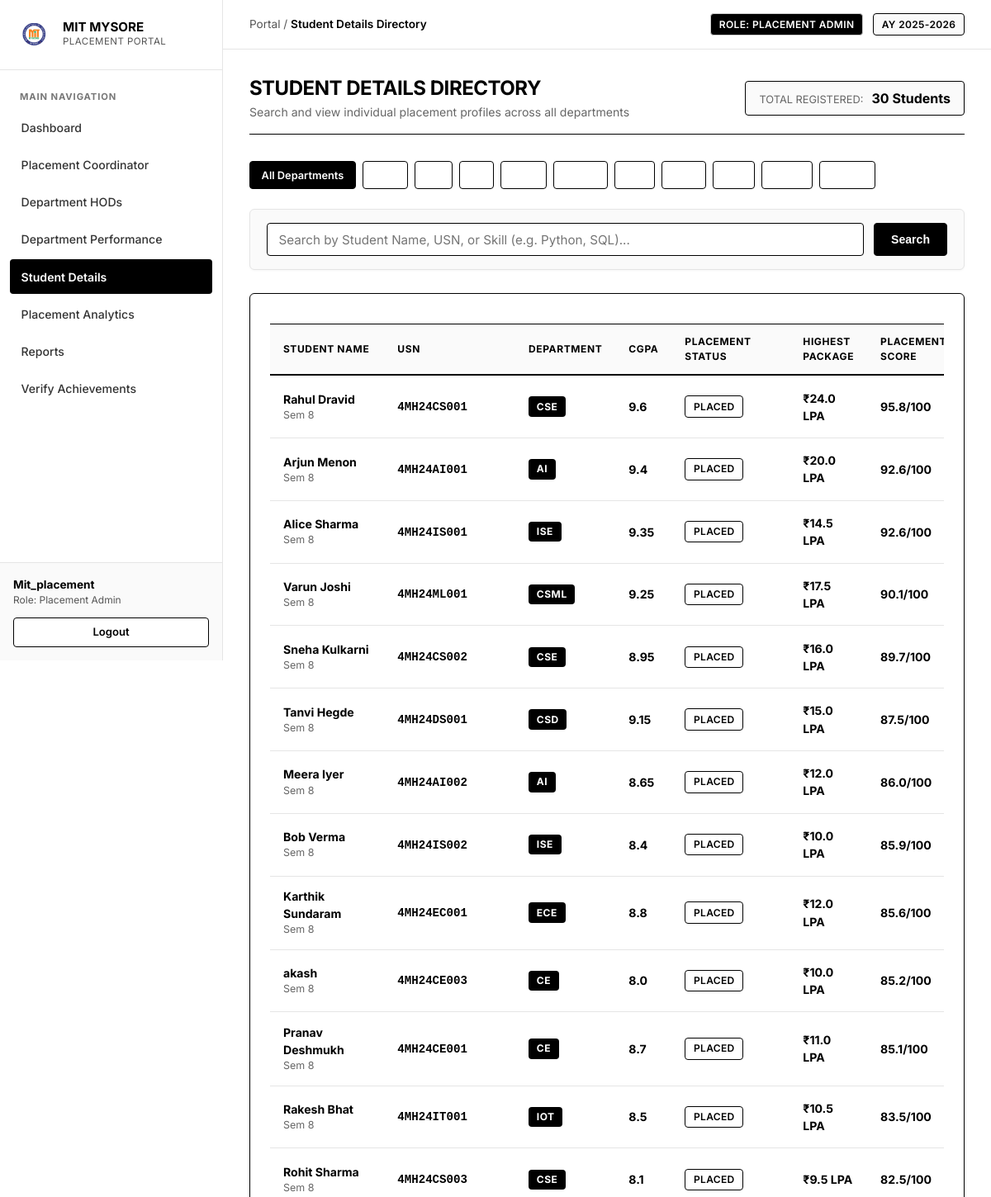
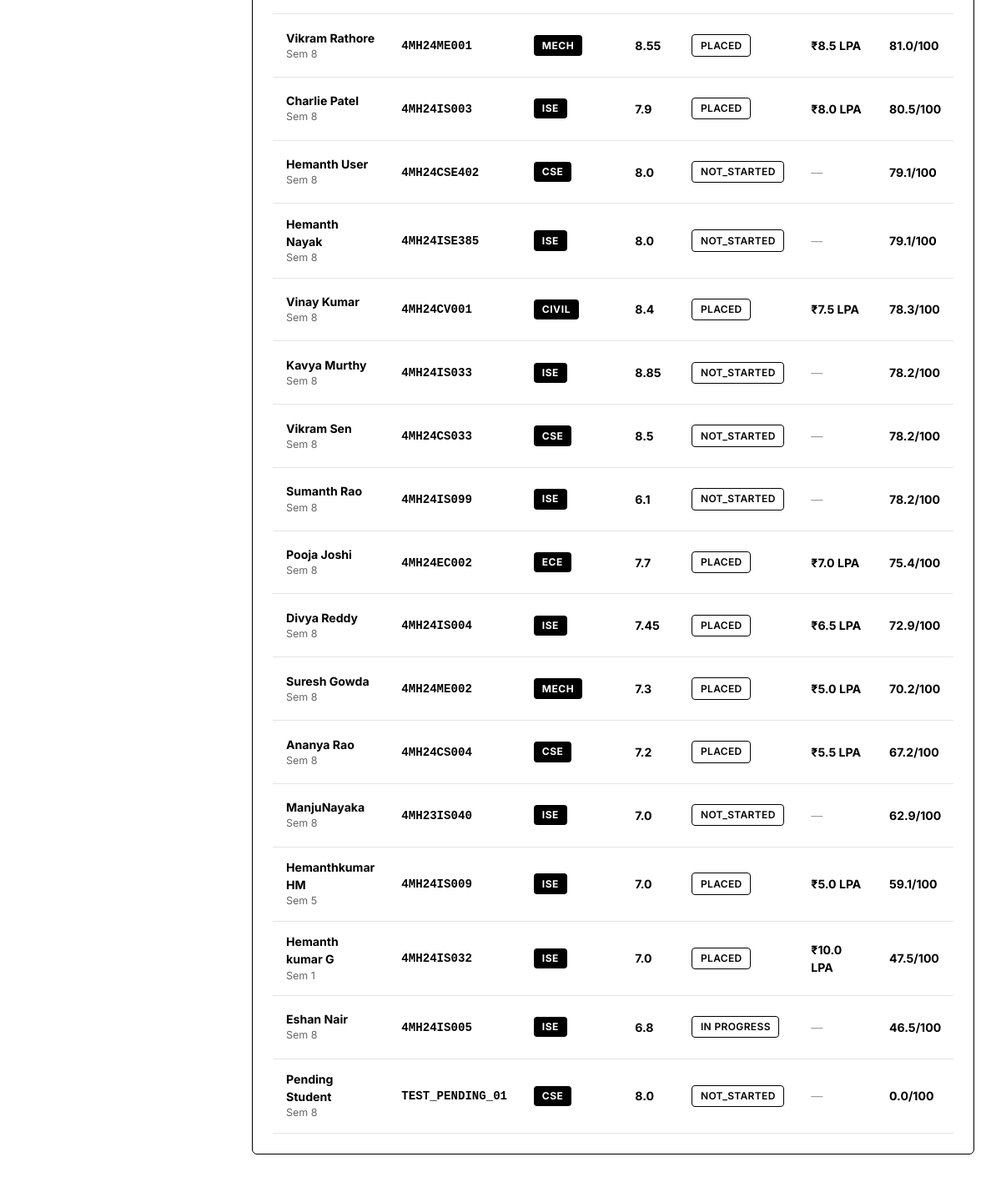
Page /portal/students (signed in) on the committed database (2 pictures, top to bottom).
### models.py (models this page shows, shortened)
class Student(db.Model):
    __tablename__ = 'students'
    usn = db.Column(db.String(20), primary_key=True)
    name = db.Column(db.String(100), nullable=False)
    mobile_number = db.Column(db.String(15), unique=True, nullable=False)
    email = db.Column(db.String(100), unique=True, nullable=True)
    department_id = db.Column(db.Integer, db.ForeignKey('departments.id'), nullable=False)
    semester = db.Column(db.Integer, default=8)
    cgpa = db.Column(db.Float, default=8.0)
    attendance = db.Column(db.Float, default=85.0)
    academic_score = db.Column(db.Float, default=82.0)
    skills = db.Column(db.String(255), default="Python, DSA, SQL")
    programming_languages = db.Column(db.String(255), default="Python, Java, C++")
    technical_skills = db.Column(db.String(255), default="Data Structures, DBMS, Web Development")
    certifications = db.Column(db.String(255), default="Cloud Computing, Full Stack Web Development")
    projects = db.Column(db.Text, default="Smart Placement Portal, AI Resume Screener")
    companies_attended = db.Column(db.Integer, default=0)
    companies_selected = db.Column(db.Integer, default=0)
    offers_count = db.Column(db.Integer, default=0)
    highest_package = db.Column(db.Float, default=0.0)  # in LPA
    average_package = db.Column(db.Float, default=0.0)  # in LPA
    placement_status = db.Column(db.String(50), default="NOT_STARTED") # PLACED, IN_PROCESS, NOT_STARTED, NOT_PLACED
    placement_approval_status = db.Column(db.String(50), default="APPROVED") # PENDING, APPROVED, REJECTED
    approved_by = db.Column(db.String(100), nullable=True)
    approved_at = db.Column(db.DateTime, nullable=True)
    rejected_by = db.Column(db.String(100), nullable=True)
    rejected_at = db.Column(db.DateTime, nullable=True)
    rejection_reason = db.Column(db.Text, nullable=True)
    resume = db.Column(db.String(255), default="Resume_Uploaded.pdf")
    performance = db.relationship('PerformanceRecord', backref='student', uselist=False, lazy=True)
    account_link = db.relationship('StudentAccountLink', backref='student', uselist=False, lazy=True)
    recommendations = db.relationship('LearningRecommendation', backref='student', lazy=True, order_by='LearningRecommendation.created_at.desc()')
    youtube_lessons = db.relationship('YouTubeLesson', backref='student', lazy=True, order_by='YouTubeLesson.created_at.desc()')
    quiz_attempts = db.relationship('QuizAttempt', backref='student', lazy=True, order_by='QuizAttempt.attempted_at.desc()')
    interview_sessions = db.relationship('MockInterviewSession', backref='student', lazy=True, order_by='MockInterviewSession.started_at.desc()')
    course_progress = db.relationship('StudentCourseProgress', backref='student', lazy=True, cascade='all, delete-orphan', order_by='StudentCourseProgress.saved_at.desc()')
    event_actions = db.relationship('StudentEventAction', backref='student', lazy=True, cascade='all, delete-orphan', order_by='StudentEventAction.updated_at.desc()')
    achievements = db.relationship('StudentAchievement', backref='student', lazy=True, cascade='all, delete-orphan', order_by='StudentAchievement.completion_date.desc()')
    notifications = db.relationship('StudentNotification', backref='student', lazy=True, cascade='all, delete-orphan', order_by='StudentNotification.created_at.desc()')
    preference = db.relationship('StudentPreference', backref='student', uselist=False, lazy=True, cascade='all, delete-orphan')
    provider_accounts = db.relationship('ExternalProviderAccount', backref='student', lazy=True, cascade='all, delete-orphan', order_by='ExternalProviderAccount.created_at.desc()')
    sync_logs = db.relationship('CertificateSyncLog', backref='student', lazy=True, cascade='all, delete-orphan', order_by='CertificateSyncLog.sync_started_at.desc()')
    @property
    def placement_score(self):
        if self.performance:
            return round(self.performance.overall_aggregate, 1)
        return 0.0

class Department(db.Model):
    __tablename__ = 'departments'
    id = db.Column(db.Integer, primary_key=True)
    code = db.Column(db.String(20), unique=True, nullable=False)
    name = db.Column(db.String(100), unique=True, nullable=False)
    hod_name = db.Column(db.String(100), default='Dr. HOD')
    hod_id = db.Column(db.String(50), default='HOD_01')
    hod_email = db.Column(db.String(100), default='hod@mitmysore.in')
    hod_phone = db.Column(db.String(30), default='+91 98450 11223')
    admins = db.relationship('Admin', backref='department', lazy=True)
    students = db.relationship('Student', backref='department', lazy=True)

class PerformanceRecord(db.Model):
    __tablename__ = 'performance_records'
    id = db.Column(db.Integer, primary_key=True)
    student_usn = db.Column(db.String(20), db.ForeignKey('students.usn'), nullable=False, unique=True)
    aptitude_score = db.Column(db.Float, default=0.0)
    gd_status = db.Column(db.Boolean, default=False)
    hr_status = db.Column(db.Boolean, default=False)
    coding_c_score = db.Column(db.Float, default=0.0)
    coding_java_score = db.Column(db.Float, default=0.0)
    coding_dsa_score = db.Column(db.Float, default=0.0)
    technical_interview_score = db.Column(db.Float, default=0.0)
    hr_score = db.Column(db.Float, default=0.0)
    @property
    def coding_overall_score(self):
        return round((self.coding_c_score + self.coding_java_score + self.coding_dsa_score) / 3.0, 1)
    @property
    def overall_aggregate(self):
        coding_avg = self.coding_overall_score
        tech_score = self.technical_interview_score if self.technical_interview_score > 0 else coding_avg
        hr_val = self.hr_score if self.hr_score > 0 else (90.0 if self.hr_status else 45.0)
        gd_val = 90.0 if self.gd_status else 45.0
        score = (self.aptitude_score * 0.25) + (coding_avg * 0.35) + (tech_score * 0.20) + (hr_val * 0.10) + (gd_val * 0.10)
        return round(score, 1)

### app.py (the view)
@app.route('/portal/students')
def portal_students():
    admin = get_current_admin()
    if not admin:
        return redirect(url_for('admin_login'))
    dept_code = request.args.get('dept_code', '').strip().upper()
    search_query = request.args.get('search', '').strip()
    q = Student.query
    if dept_code:
        dept = Department.query.filter_by(code=dept_code).first()
        if dept:
            q = q.filter_by(department_id=dept.id)
    if search_query:
        q = q.filter(
            (Student.usn.ilike(f"%{search_query}%")) |
            (Student.name.ilike(f"%{search_query}%")) |
            (Student.skills.ilike(f"%{search_query}%"))
        )
    students = sorted(q.all(), key=lambda s: (s.placement_score, s.highest_package), reverse=True)
    return render_template(
        'portal_students.html',
        active_page='students',
        admin=admin,
        students=students,
        selected_dept=dept_code,
        search_query=search_query
    )

### app.py (called while the page is built)
@app.before_request
def auto_redirect_to_authorized_domain():
    if not app.config.get('TESTING') and request.host.startswith('127.0.0.1'):
        target_url = request.url.replace('127.0.0.1:5000', 'localhost:5000', 1)
        return redirect(target_url, code=302)

@app.context_processor
def inject_student_notifications():
    unread_count = 0
    if session.get('student_usn'):
        try:
            unread_count = NotificationService.get_unread_count(session.get('student_usn'))
        except Exception:
            unread_count = 0
    return dict(unread_notifications_count=unread_count)

@app.after_request
def add_security_headers(response):
    if not request.path.startswith('/static/'):
        response.headers["Cache-Control"] = "no-cache, no-store, must-revalidate, max-age=0"
        response.headers["Pragma"] = "no-cache"
        response.headers["Expires"] = "0"
    else:
        response.headers["Cache-Control"] = "public, max-age=86400"
    response.headers["X-Content-Type-Options"] = "nosniff"
    response.headers["X-Frame-Options"] = "DENY"
    return response

def get_current_admin():
    if 'admin_id' not in session:
        return None
    return db.session.get(Admin, session['admin_id'])

### templates/portal_students.html (shortened to what this page needs)
{% extends 'portal_base.html' %}
{% block breadcrumb %}Student Details Directory{% endblock %}
{% block portal_content %}
<div style="display: flex; justify-content: space-between; align-items: center; margin-bottom: 2rem; flex-wrap: wrap; gap: 1rem; border-bottom: 1px solid #000; padding-bottom: 1rem;">
    <div>
        <h2 style="font-size: 1.5rem; font-weight: 700; color: #000; text-transform: uppercase;">Student Details Directory</h2>
        <p style="color: #666; font-size: 0.88rem; margin: 3px 0 0;">
            Search and view individual placement profiles across all departments
        </p>
    </div>
    <div style="background: #fafafa; border: 1px solid #000; padding: 0.5rem 1rem; border-radius: 4px;">
        <span style="color: #666; font-size: 0.8rem; text-transform: uppercase;">Total Registered:</span>
        <strong style="color: #000; font-size: 1rem; margin-left: 0.35rem;">{{ students|length }} Students</strong>
    </div>
</div>
<div style="display: flex; gap: 0.5rem; flex-wrap: wrap; margin-bottom: 1.5rem;">
    <a href="{{ url_for('portal_students') }}" class="btn" style="padding: 0.4rem 0.85rem; font-size: 0.8rem; {% if not selected_dept %}background: #000; color: #fff; border: 1px solid #000;{% else %}background: #fff; color: #000; border: 1px solid #000;{% endif %}">
        All Departments
    </a>
    {% for code in ['CSE', 'CE', 'AI', 'CSD', 'CSML', 'ISE', 'ECE', 'IOT', 'CIVIL', 'MECH'] %}
        <a href="{{ url_for('portal_students', dept_code=code) }}" class="btn" style="padding: 0.4rem 0.85rem; font-size: 0.8rem; {% if selected_dept == code %}background: #000; color: #fff; border: 1px solid #000;{% else %}background: #fff; color: #000; border: 1px solid #000;{% endif %}">
        </a>
    {% endfor %}
</div>
<div class="card" style="padding: 1rem 1.25rem; margin-bottom: 1.75rem; border: 1px solid #e5e5e5; background: #fafafa;">
    <form method="GET" action="{{ url_for('portal_students') }}" style="display: flex; gap: 0.75rem;">
        <input type="text" name="search" value="{{ search_query }}" placeholder="Search by Student Name, USN, or Skill (e.g. Python, SQL)..." class="form-control" style="flex: 1; padding: 0.6rem 0.85rem; border: 1px solid #000;">
        <button type="submit" class="btn" style="padding: 0.6rem 1.25rem; background: #000; color: #fff; border: 1px solid #000;">Search</button>
    </form>
</div>
<div class="card" style="border: 1px solid #000; padding: 1.5rem;">
    <div style="overflow-x: auto;">
        <table class="portal-table">
            <thead>
                <tr>
                    <th>Student Name</th>
                    <th>USN</th>
                    <th>Department</th>
                    <th>CGPA</th>
                    <th>Placement Status</th>
                    <th>Highest Package</th>
                    <th>Placement Score</th>
                </tr>
            </thead>
            <tbody>
                {% for st in students %}
                <tr onclick="window.location.href='{{ url_for('portal_student_details', usn=st.usn) }}'" style="cursor: pointer;">
                    <td>
                        <div style="font-weight: 700;">{{ st.name }}</div>
                        <div style="font-size: 0.78rem; color: #666;">Sem {{ st.semester }}</div>
                    </td>
                    <td>
                        <span style="font-family: monospace; font-weight: 600;">{{ st.usn }}</span>
                    </td>
                    <td>
                        <span class="badge-dept">{{ st.department.code }}</span>
                    </td>
                    <td><strong>{{ st.cgpa }}</strong></td>
                    <td>
                        <span class="badge" style="border: 1px solid #000; background: #fff; color: #000;">
                            {{ st.placement_status }}
                        </span>
                    </td>
                    <td>
                        {% if st.highest_package > 0 %}
                            <strong>₹{{ st.highest_package }} LPA</strong>
                        {% else %}
                            <span style="color: #999;">—</span>
                        {% endif %}
                    </td>
                    <td>
                        <div style="font-weight: 700;">{{ st.placement_score }}/100</div>
                    </td>
                </tr>
                {% else %}
                <tr>
                    <td colspan="8" style="text-align: center; padding: 2rem; color: #666;">
                        No students found matching your criteria.
                    </td>
                </tr>
                {% endfor %}
            </tbody>
        </table>
    </div>
</div>
{% endblock %}

### templates/portal_base.html (shortened to what this page needs)
<!DOCTYPE html>
<html lang="en">
<head>
    <link rel="stylesheet" href="{{ url_for('static', filename='css/style.css') }}">
</head>
<body>
    <div class="portal-layout">
        <aside class="portal-sidebar">
            <div class="portal-brand">
                <img src="{{ url_for('static', filename='images/mit_logo.png') }}" alt="MIT Mysore Logo" class="portal-brand-logo-img">
                <div>
                    <div class="portal-brand-title">MIT MYSORE</div>
                    <div class="portal-brand-subtitle">Placement Portal</div>
                </div>
            </div>
            <nav class="portal-nav">
                <div class="portal-nav-heading">Main Navigation</div>
                <a href="{{ url_for('portal_dashboard') }}" class="portal-nav-link {% if active_page == 'dashboard' %}active{% endif %}">
                    <span>Dashboard</span>
                </a>
                <a href="{{ url_for('coordinator_portal') }}" class="portal-nav-link {% if active_page == 'coordinator' %}active{% endif %}">
                    <span>Placement Coordinator</span>
                </a>
                <a href="{{ url_for('portal_hods') }}" class="portal-nav-link {% if active_page == 'hods' %}active{% endif %}">
                    <span>Department HODs</span>
                </a>
                <a href="{{ url_for('portal_performance') }}" class="portal-nav-link {% if active_page == 'performance' %}active{% endif %}">
                    <span>Department Performance</span>
                </a>
                <a href="{{ url_for('portal_students') }}" class="portal-nav-link {% if active_page == 'students' %}active{% endif %}">
                    <span>Student Details</span>
                </a>
                <a href="{{ url_for('portal_analytics') }}" class="portal-nav-link {% if active_page == 'analytics' %}active{% endif %}">
                    <span>Placement Analytics</span>
                </a>
                <a href="{{ url_for('portal_reports') }}" class="portal-nav-link {% if active_page == 'reports' %}active{% endif %}">
                    <span>Reports</span>
                </a>
                <a href="{{ url_for('admin_achievements_verification') }}" class="portal-nav-link {% if active_page == 'achievements_verification' %}active{% endif %}">
                    <span>Verify Achievements</span>
                </a>
            </nav>
            <div class="portal-sidebar-footer">
                <div class="portal-user-card">
                    <div class="portal-user-name">Mit_placement</div>
                    <div class="portal-user-role">Role: Placement Admin</div>
                </div>
                <a href="{{ url_for('admin_logout') }}" class="btn btn-secondary" style="width: 100%; font-size: 0.82rem; padding: 0.45rem;">
                    Logout
                </a>
            </div>
        </aside>
        <div class="portal-main">
            <header class="portal-topbar">
                <div class="portal-breadcrumb">
                    <a href="{{ url_for('portal_dashboard') }}">Portal</a>
                    <span>/</span>
                    <span style="font-weight: 600; color: #000;">{% block breadcrumb %}Dashboard{% endblock %}</span>
                </div>
                <div class="portal-topbar-actions">
                    <span class="badge" style="background: #000; color: #fff;">
                        Role: Placement Admin
                    </span>
                    <span class="badge" style="border: 1px solid #000;">
                        AY 2025-2026
                    </span>
                </div>
            </header>
            <div class="portal-container">
                {% block portal_content %}{% endblock %}
            </div>
        </div>
    </div>
</body>
</html>

### rows in the picture
Student: name "Rahul Dravid", semester "8", usn "4MH24CS001", department.code "CSE", cgpa "9.6", placement_status "PLACED", highest_package "24.0", placement_score "95.8"
Student: name "Arjun Menon", semester "8", usn "4MH24AI001", department.code "AI", cgpa "9.4", placement_status "PLACED", highest_package "20.0", placement_score "92.6"
Student: name "Alice Sharma", semester "8", usn "4MH24IS001", department.code "ISE", cgpa "9.35", placement_status "PLACED", highest_package "14.5", placement_score "92.6"
Student: name "Varun Joshi", semester "8", usn "4MH24ML001", department.code "CSML", cgpa "9.25", placement_status "PLACED", highest_package "17.5", placement_score "90.1"
Student: name "Sneha Kulkarni", semester "8", usn "4MH24CS002", department.code "CSE", cgpa "8.95", placement_status "PLACED", highest_package "16.0", placement_score "89.7"
Student: name "Tanvi Hegde", semester "8", usn "4MH24DS001", department.code "CSD", cgpa "9.15", placement_status "PLACED", highest_package "15.0", placement_score "87.5"
Student: name "Meera Iyer", semester "8", usn "4MH24AI002", department.code "AI", cgpa "8.65", placement_status "PLACED", highest_package "12.0", placement_score "86.0"
Student: name "Bob Verma", semester "8", usn "4MH24IS002", department.code "ISE", cgpa "8.4", placement_status "PLACED", highest_package "10.0", placement_score "85.9"
Student: name "Karthik Sundaram", semester "8", usn "4MH24EC001", department.code "ECE", cgpa "8.8", placement_status "PLACED", highest_package "12.0", placement_score "85.6"
Student: name "akash", semester "8", usn "4MH24CE003", department.code "CE", cgpa "8.0", placement_status "PLACED", highest_package "10.0", placement_score "85.2"
Student: name "Pranav Deshmukh", semester "8", usn "4MH24CE001", department.code "CE", cgpa "8.7", placement_status "PLACED", highest_package "11.0", placement_score "85.1"
Student: name "Rakesh Bhat", semester "8", usn "4MH24IT001", department.code "IOT", cgpa "8.5", placement_status "PLACED", highest_package "10.5", placement_score "83.5"
Student: name "Rohit Sharma", semester "8", usn "4MH24CS003", department.code "CSE", cgpa "8.1", placement_status "PLACED", highest_package "9.5", placement_score "82.5"
Student: name "Vikram Rathore", semester "8", usn "4MH24ME001", department.code "MECH", cgpa "8.55", placement_status "PLACED", highest_package "8.5", placement_score "81.0"
Student: name "Charlie Patel", semester "8", usn "4MH24IS003", department.code "ISE", cgpa "7.9", placement_status "PLACED", highest_package "8.0", placement_score "80.5"
Student: name "Hemanth User", semester "8", usn "4MH24CSE402", department.code "CSE", cgpa "8.0", placement_status "NOT_STARTED", placement_score "79.1"
Student: name "Hemanth Nayak", semester "8", usn "4MH24ISE385", department.code "ISE", cgpa "8.0", placement_status "NOT_STARTED", placement_score "79.1"
Student: name "Vinay Kumar", semester "8", usn "4MH24CV001", department.code "CIVIL", cgpa "8.4", placement_status "PLACED", highest_package "7.5", placement_score "78.3"
Student: name "Kavya Murthy", semester "8", usn "4MH24IS033", department.code "ISE", cgpa "8.85", placement_status "NOT_STARTED", placement_score "78.2"
Student: name "Vikram Sen", semester "8", usn "4MH24CS033", department.code "CSE", cgpa "8.5", placement_status "NOT_STARTED", placement_score "78.2"
Student: name "Sumanth Rao", semester "8", usn "4MH24IS099", department.code "ISE", cgpa "6.1", placement_status "NOT_STARTED", placement_score "78.2"
Student: name "Pooja Joshi", semester "8", usn "4MH24EC002", department.code "ECE", cgpa "7.7", placement_status "PLACED", highest_package "7.0", placement_score "75.4"
Student: name "Divya Reddy", semester "8", usn "4MH24IS004", department.code "ISE", cgpa "7.45", placement_status "PLACED", highest_package "6.5", placement_score "72.9"
Student: name "Suresh Gowda", semester "8", usn "4MH24ME002", department.code "MECH", cgpa "7.3", placement_status "PLACED", highest_package "5.0", placement_score "70.2"
Student: name "Ananya Rao", semester "8", usn "4MH24CS004", department.code "CSE", cgpa "7.2", placement_status "PLACED", highest_package "5.5", placement_score "67.2"
Student: name "ManjuNayaka", semester "8", usn "4MH23IS040", department.code "ISE", cgpa "7.0", placement_status "NOT_STARTED", placement_score "62.9"
Student: name "Hemanthkumar HM", semester "5", usn "4MH24IS009", department.code "ISE", cgpa "7.0", placement_status "PLACED", highest_package "5.0", placement_score "59.1"
Student: name "Hemanth kumar G", semester "1", usn "4MH24IS032", department.code "ISE", cgpa "7.0", placement_status "PLACED", highest_package "10.0", placement_score "47.5"
Student: name "Eshan Nair", semester "8", usn "4MH24IS005", department.code "ISE", cgpa "6.8", placement_status "IN PROGRESS", placement_score "46.5"
Student: name "Pending Student", semester "8", usn "TEST_PENDING_01", department.code "CSE", cgpa "8.0", placement_status "NOT_STARTED", placement_score "0.0"

### other values in the picture
{{ students|length }} "30"
